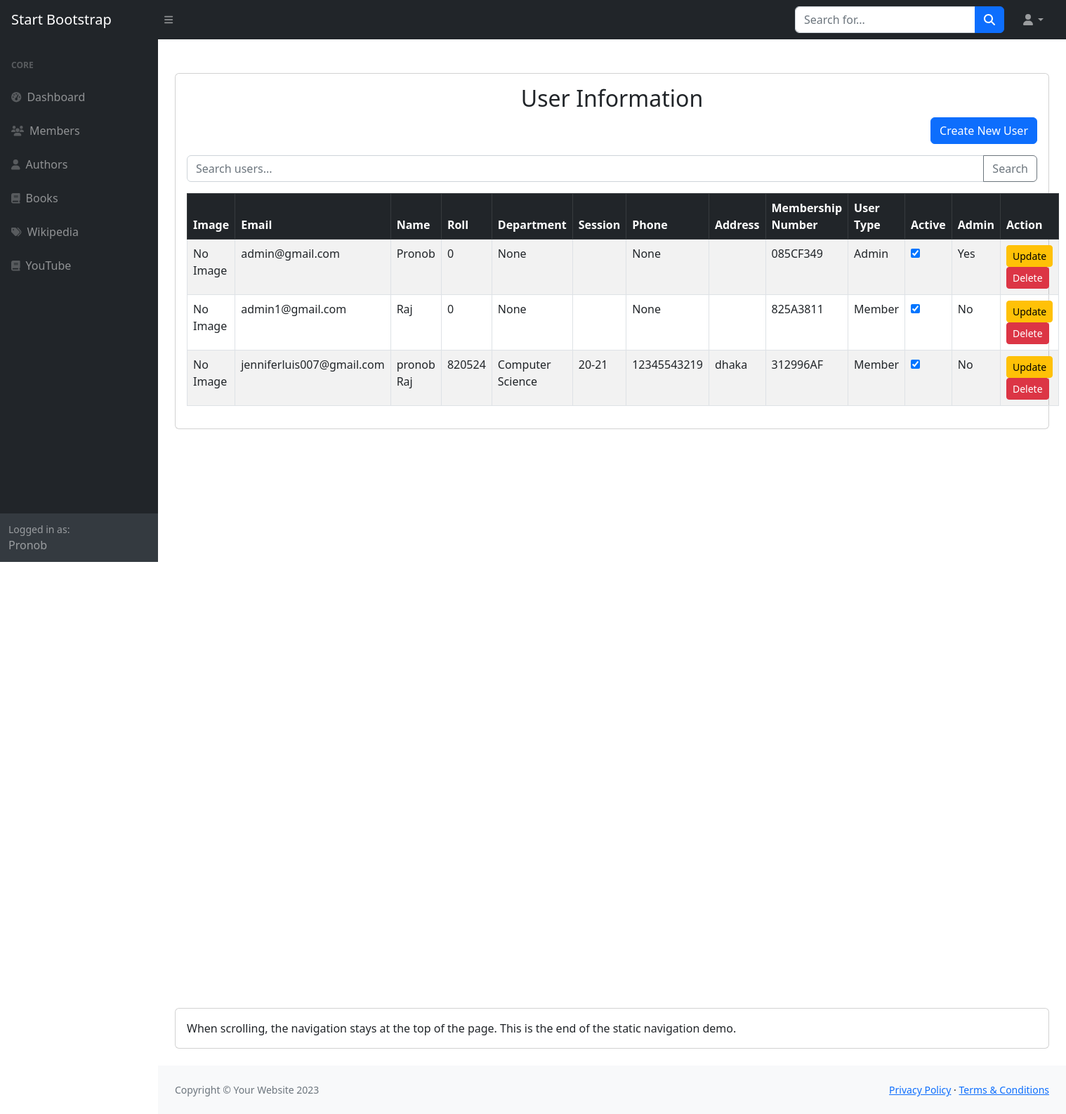
The page /user/user/ (signed in) on the database its author committed.
### user/models.py (models this page shows, shortened)
class User(AbstractBaseUser):
    USER_TYPE_CHOICES = [
        ('MEM', 'Member'),
        ('LIB', 'Librarian'),
        ('ADM', 'Admin'),
    ]
    email = models.EmailField(
        verbose_name="email address",
        max_length=255,
        unique=True,
    )
    name = models.CharField(max_length=50, blank=True)
    roll = models.PositiveIntegerField(default=0)
    department = models.CharField(max_length=100, blank=True, null=True)
    session = models.CharField(max_length=30, blank=True)
    phone_number = models.CharField(max_length=15, blank=True, null=True)
    address = models.TextField(blank=True, null=True)
    membership_number = models.CharField(max_length=50, unique=True, blank=True, null=True)
    user_type = models.CharField(
        max_length=3,
        choices=USER_TYPE_CHOICES,
        default='MEM',
    )
    image = models.ImageField(
        upload_to='user_image/',
        blank=True,
        null=True
    )
    is_active = models.BooleanField(default=True)
    is_admin = models.BooleanField(default=False)
    objects = UserManager()
    USERNAME_FIELD = "email"
    REQUIRED_FIELDS = ["name"]

### user/views.py (the view)
# urls.py: path('user/', views.member_list_view, name='user_list'),
@login_required
def member_list_view(request):
    query = request.GET.get('q')
    if query:
        users = User.objects.filter(
            Q(email__icontains=query) |
            Q(name__icontains=query) |
            Q(roll__icontains=query) |
            Q(department__icontains=query) |
            Q(membership_number__icontains=query)
        )
    else:
        users = User.objects.all()
    context = {
        'users': users,
        'search_query': query
    }
    context = {
        'users': users
    }
    return render(request, 'user/member_list.html', context)

### templates/user/member_list.html (shortened to what this page needs)
{% extends "base.html" %}
{% block content %}
    <main>
        <div class="container-fluid px-4">
            <div class="card mb-4 mt-5">
                <div class="card-body">
                    <h2 class="text-center">User Information</h2>
                    <div class="text-end mb-3">
                        <a href="{% url 'create_user' %}" class="btn btn-primary">Create New User</a>
                    </div>
                    <form method="GET" action="">
                        <div class="input-group mb-3">
                            <input type="text" name="q" class="form-control" placeholder="Search users..." value="{{ search_query|default:'' }}">
                            <button class="btn btn-outline-secondary" type="submit">Search</button>
                        </div>
                    </form>
                    <table class="table table-bordered table-striped">
                        <thead class="table-dark">
                        <tr>
                            <th>Image</th>
                            <th>Email</th>
                            <th>Name</th>
                            <th>Roll</th>
                            <th>Department</th>
                            <th>Session</th>
                            <th>Phone</th>
                            <th>Address</th>
                            <th>Membership Number</th>
                            <th>User Type</th>
                            {% if user.user_type == 'LIB' or user.user_type == 'ADM' %}
                            <th>Active</th>
                            <th>Admin</th>
                            <th>Action</th>
                            {% endif %}
                        </tr>
                        </thead>
                        <tbody>
                        {% for user in users %}
                        <tr>
                            <td>
                                {% if user.image %}
                                    <img src="{{ user.image.url }}" alt="User Image" class="img-fluid rounded" width="30" height="30">
                                {% else %}
                                    No Image
                                {% endif %}
                            </td>
                            <td>{{ user.email }}</td>
                            <td>{{ user.name }}</td>
                            <td>{{ user.roll }}</td>
                            <td>{{ user.department }}</td>
                            <td>{{ user.session }}</td>
                            <td>{{ user.phone_number }}</td>
                            <td>{{ user.address }}</td>
                            <td>{{ user.membership_number }}</td>
                            <td>{{ user.get_user_type_display }}</td>
                            <td>
                                <form method="POST" action="{% url 'update_user_status' user.id %}" style="display:inline;">
                                    <input type="checkbox" name="is_active" {% if user.is_active %}checked{% endif %} onchange="this.form.submit();">
                                </form>
                            </td>
                            <td>{{ user.is_admin|yesno:"Yes,No" }}</td>
                            <td>
                                <a href="{% url 'update_user' user.id %}" class="btn btn-warning btn-sm">Update</a>
                                <form method="POST" action="{% url 'delete_user' user.id %}" style="display:inline;" onsubmit="return confirm('Are you sure you want to delete this user?');">
                                    <button type="submit" class="btn btn-danger btn-sm">Delete</button>
                                </form>
                            </td>
                        </tr>
                        {% endfor %}
                        </tbody>
                    </table>
                </div>
            </div>
            <div style="height: 100vh"></div>
            <div class="card mb-4"><div class="card-body">When scrolling, the navigation stays at the top of the page. This is the end of the static navigation demo.</div></div>
        </div>
    </main>
{% endblock content %}

### templates/base.html (shortened to what this page needs)
<!DOCTYPE html>
{% load static %}
<html lang="en">
    <head>
        <link href="https://cdn.jsdelivr.net/npm/simple-datatables@7.1.2/dist/style.min.css" rel="stylesheet" />
        <link rel="stylesheet" href="{% static 'css/styles.css' %}" />
    </head>
    <body class="sb-nav-fixed">
       {% include 'others/navbar.html' %}
        <div id="layoutSidenav">
            <div id="layoutSidenav_content">
                {% include 'others/sidebar.html' %}
                {% block content %}
                {% endblock content %}
                 {% include 'others/footer.html' %}
            </div>
        </div>
    </body>
</html>

### templates/others/navbar.html (shortened to what this page needs)
{% load static %}
<nav class="sb-topnav navbar navbar-expand navbar-dark bg-dark">
            <a class="navbar-brand ps-3" href="index.html">Start Bootstrap</a>
            <button class="btn btn-link btn-sm order-1 order-lg-0 me-4 me-lg-0" id="sidebarToggle" href="#!"><i class="fas fa-bars"></i></button>
            <form class="d-none d-md-inline-block form-inline ms-auto me-0 me-md-3 my-2 my-md-0">
                <div class="input-group">
                    <input class="form-control" type="text" placeholder="Search for..." aria-label="Search for..." aria-describedby="btnNavbarSearch" />
                    <button class="btn btn-primary" id="btnNavbarSearch" type="button"><i class="fas fa-search"></i></button>
                </div>
            </form>
            <ul class="navbar-nav ms-auto ms-md-0 me-3 me-lg-4">
                <li class="nav-item dropdown">
                    <a class="nav-link dropdown-toggle" id="navbarDropdown" href="#" role="button" data-bs-toggle="dropdown" aria-expanded="false"><i class="fas fa-user fa-fw"></i></a>
                </li>
            </ul>
        </nav>

### templates/others/sidebar.html
<div id="layoutSidenav_nav">
            <nav class="sb-sidenav accordion sb-sidenav-dark" id="sidenavAccordion">
                <div class="sb-sidenav-menu">
                    <div class="nav">
                        <div class="sb-sidenav-menu-heading">Core</div>
                        <a class="nav-link" href="{% url 'dashboard_view' %}">
                            <div class="sb-nav-link-icon"><i class="fas fa-tachometer-alt"></i></div>
                            Dashboard
                        </a>
                        {% if user.user_type == 'LIB' or user.user_type == 'ADM' %}
                         <a class="nav-link" href="{% url 'user_list' %}">
                            <div class="sb-nav-link-icon"><i class="fas fa-users"></i></div>
                            Members
                        </a>
                        {% endif %}
                        <a class="nav-link" href="{% url 'author_listview' %}">
                            <div class="sb-nav-link-icon"><i class="fas fa-user"></i></div>
                            Authors
                        </a>
                        <a class="nav-link" href="{% url 'book_list' %}">
                            <div class="sb-nav-link-icon"><i class="fas fa-book"></i></div>
                            Books
                        </a>
                        <a class="nav-link" href="{% url 'search_wikipedia' %}">
                            <div class="sb-nav-link-icon"><i class="fas fa-tags"></i></div>
                            Wikipedia
                        </a>
                        <a class="nav-link" href="{% url 'youtube_search' %}">
                            <div class="sb-nav-link-icon"><i class="fas fa-book"></i></div>
                            YouTube
                        </a>
                    </div>
                </div>
                <div class="sb-sidenav-footer">
                    <div class="small">Logged in as:</div>
                    {{ user.name }}
                </div>
            </nav>
        </div>

### templates/others/footer.html
 <footer class="py-4 bg-light mt-auto">
                <div class="container-fluid px-4">
                    <div class="d-flex align-items-center justify-content-between small">
                        <div class="text-muted">Copyright &copy; Your Website 2023</div>
                        <div>
                            <a href="#">Privacy Policy</a>
                            &middot;
                            <a href="#">Terms &amp; Conditions</a>
                        </div>
                    </div>
                </div>
            </footer>

### rows shown on the page
User: name "Pronob", image "No Image", email "admin@gmail.com", roll "0", department "None", phone_number "None", membership_number "085CF349", user_type "Admin", is_active "☑", is_admin "Yes"
User: image "No Image", email "admin1@gmail.com", name "Raj", roll "0", department "None", phone_number "None", membership_number "825A3811", user_type "Member", is_active "☑", is_admin "No"
User: image "No Image", email "jenniferluis007@gmail.com", name "pronob Raj", roll "820524", department "Computer Science", session "20-21", phone_number "12345543219", address "dhaka", membership_number "312996AF", user_type "Member", is_active "☑", is_admin "No"
